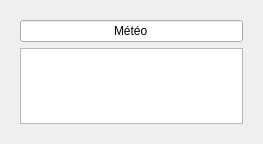
<?xml version="1.0" encoding="UTF-8"?>
<ui version="4.0">
 <class>FormTemperature</class>
 <widget class="QWidget" name="FormTemperature">
  <property name="geometry">
   <rect>
    <x>0</x>
    <y>0</y>
    <width>263</width>
    <height>144</height>
   </rect>
  </property>
  <property name="windowTitle">
   <string>Form</string>
  </property>
  <property name="layoutDirection">
   <enum>Qt::LeftToRight</enum>
  </property>
  <property name="styleSheet">
   <string notr="true"/>
  </property>
  <layout class="QGridLayout" name="gridLayout_3">
   <item row="0" column="0">
    <widget class="QStackedWidget" name="stackedWidget">
     <property name="currentIndex">
      <number>0</number>
     </property>
     <widget class="QWidget" name="page">
      <layout class="QGridLayout" name="gridLayout_2">
       <item row="0" column="0">
        <layout class="QVBoxLayout" name="verticalLayout">
         <item>
          <layout class="QHBoxLayout" name="horizontalLayout">
           <item>
            <widget class="QLineEdit" name="lineEdit_header">
             <property name="text">
              <string>Météo</string>
             </property>
             <property name="alignment">
              <set>Qt::AlignCenter</set>
             </property>
            </widget>
           </item>
          </layout>
         </item>
         <item>
          <widget class="QTableWidget" name="tableWidget_temp">
           <property name="layoutDirection">
            <enum>Qt::LeftToRight</enum>
           </property>
           <property name="sizeAdjustPolicy">
            <enum>QAbstractScrollArea::AdjustToContents</enum>
           </property>
          </widget>
         </item>
        </layout>
       </item>
      </layout>
     </widget>
     <widget class="QWidget" name="page_2">
      <layout class="QGridLayout" name="gridLayout">
       <item row="0" column="0">
        <layout class="QVBoxLayout" name="verticalLayout_2">
         <item>
          <layout class="QHBoxLayout" name="horizontalLayout_4">
           <item>
            <widget class="QLineEdit" name="lineEdit_header2">
             <property name="text">
              <string>Méteo</string>
             </property>
             <property name="alignment">
              <set>Qt::AlignCenter</set>
             </property>
            </widget>
           </item>
          </layout>
         </item>
         <item>
          <layout class="QHBoxLayout" name="horizontalLayout_5">
           <item>
            <widget class="QLabel" name="label_temp">
             <property name="text">
              <string>.</string>
             </property>
            </widget>
           </item>
           <item>
            <widget class="QLabel" name="label_hygro">
             <property name="text">
              <string>.</string>
             </property>
            </widget>
           </item>
          </layout>
         </item>
        </layout>
       </item>
      </layout>
     </widget>
    </widget>
   </item>
  </layout>
 </widget>
 <resources/>
 <connections/>
</ui>
